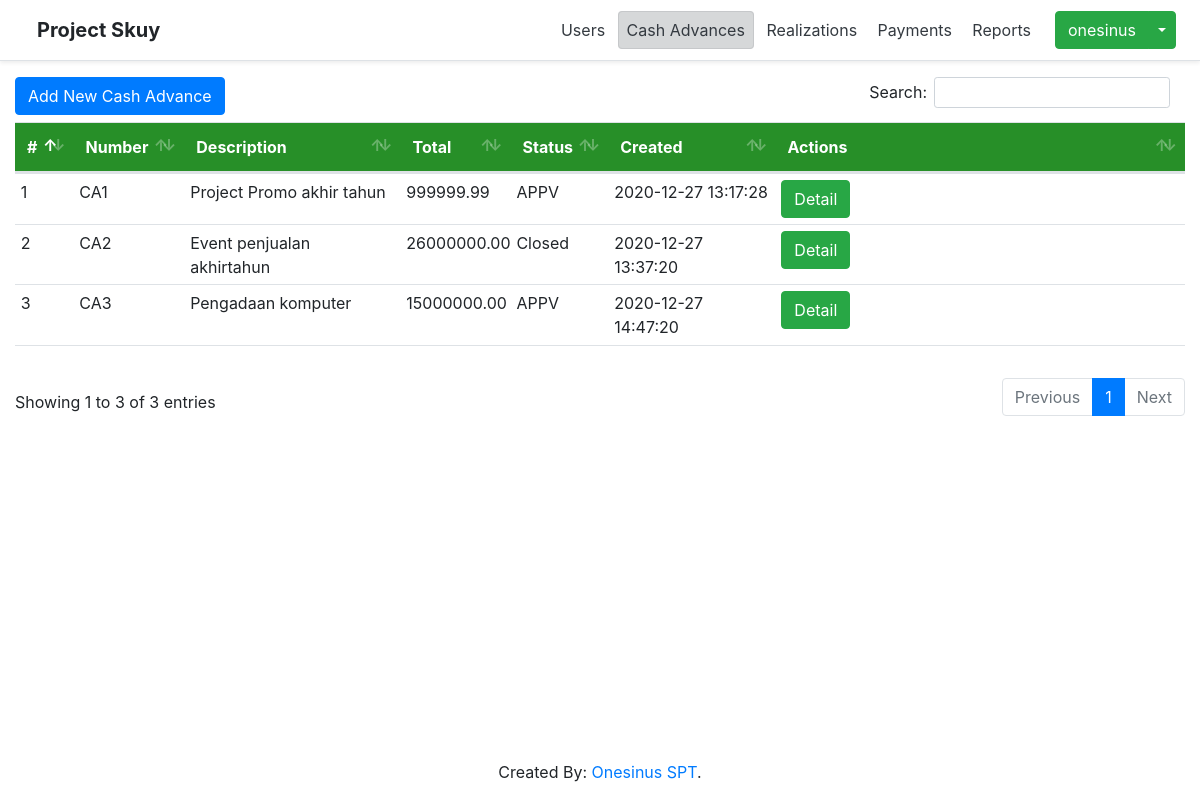
/index.php?page=cash-advances (signed in), run on the app's committed database.
### tables this page shows
CREATE TABLE `cash_advances` (
  `id` int(11) NOT NULL,
  `doc_num` varchar(12) NOT NULL,
  `description` varchar(125) NOT NULL,
  `total` decimal(16,2) NOT NULL,
  `status` varchar(25) NOT NULL,
  `created_by` int(11) NOT NULL,
  `created_date` datetime DEFAULT current_timestamp(),
  `updated_by` int(11) DEFAULT NULL,
  `updated_date` datetime DEFAULT NULL,
  `is_deleted` tinyint(1) NOT NULL DEFAULT 0,
  `pic_name` varchar(100) NOT NULL,
  `division` varchar(100) NOT NULL,
  `is_realized` tinyint(1) NOT NULL DEFAULT 0,
  `file` varchar(100) DEFAULT NULL
);

### cash-advances/index.php (the view, shortened to what this page needs)
<a
    href='index.php?page=cash-advances&action=form'
    class="btn btn-primary"
    style='float: left;'
>
    Add New Cash Advance
</a>
<table
    class="table"
>
  <thead>
    <tr>
      <th
        style='width: 5%'
      >
        #
    </th>
      <th>Number</th>
      <th>Description</th>
      <th>Total</th>
      <th>Status</th>
      <th>Created</th>
      <th
          style='width: 35%'
      >
        Actions
    </th>
    </tr>
  </thead>
  <tbody>
      <?php
            $query = "SELECT * FROM cash_advances";
            $datas = $conn->query($query);
            if ($datas->num_rows > 0):
                $i = 0;
                while ($row = $datas->fetch_assoc()):
                    $i++;
      ?>
                <tr>
                    <td scope="row">
                        <?php echo $i ?>
                    </td>
                    <td>
                        <?php echo $row['doc_num'] ?>
                    </td>
                    <td>
                        <?php echo $row['description'] ?>
                    </td>
                    <td>
                        <?php echo $row['total'] ?>
                    </td>
                    <td>
                        <?php echo $row['status'] ?>
                    </td>
                    <td>
                        <?php echo $row['created_date'] ?>
                    </td>
                    <td>
                        <a href='index.php?page=cash-advances&action=detail&id=<?php echo $row["id"]; ?>' class="btn btn-success">
                            Detail
                        </a>
                    </td>
                </tr>
        <?php
                endwhile;
            endif;
        ?>
  </tbody>
  <tfoot>
    <tr>
        <th colspan='7'></th>
    </tr>
  </tfoot>
</table>

### assets/css/table.css (style rules this page uses)
table.dataTable thead tr, .table-green thead tr { background-color: #278f28; color: white; }
.table tr td { padding: 0.5%; }

### data on the page
cash_advances: doc_num "CA1", description "Project Promo akhir tahun", total "999999.99", status "APPV", created_date "2020-12-27 13:17:28"
cash_advances: doc_num "CA2", description "Event penjualan akhirtahun", total "26000000.00", status "Closed", created_date "2020-12-27 13:37:20"
cash_advances: doc_num "CA3", description "Pengadaan komputer", total "15000000.00", status "APPV", created_date "2020-12-27 14:47:20"

### other printed values
$username "onesinus"
